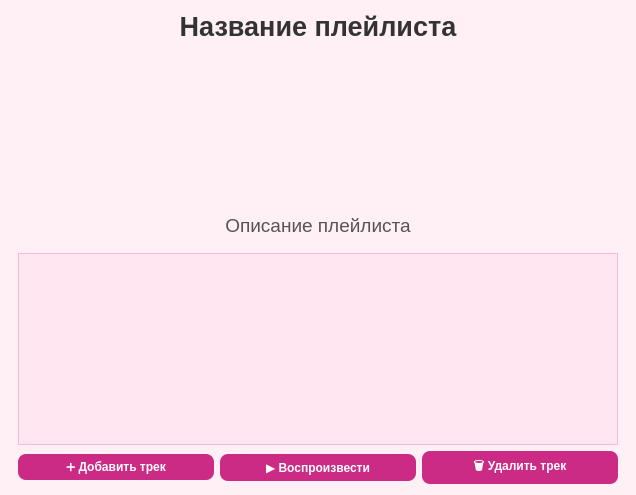
<?xml version="1.0" encoding="UTF-8"?>
<ui version="4.0">
 <class>PlaylistTracksWindow</class>
 <widget class="QDialog" name="PlaylistTracksWindow">
<property name="styleSheet">
 <string notr="true">
QDialog, QWidget {
    background-color: #fff0f5;
    color: #333;
    font-family: 'Segoe UI', sans-serif;
}

QLabel {
    color: #444;
}

QPushButton {
    background-color: #cc2b85;
    color: white;
    border-radius: 8px;
    padding: 6px 12px;
    font-weight: bold;
    border: none;
}
QPushButton:hover {
    background-color: #e0439a;
}

QTableView {
    background-color: #ffe6f0;
    alternate-background-color: #ffedf5;
    gridline-color: #ff99cc;
    selection-background-color: #ffccdd;
    selection-color: #000;
    border: 1px solid #ffb6d9;
}
QHeaderView::section {
    background-color: #ff99cc;
    color: #fff;
    font-weight: bold;
    padding: 6px;
    border: 1px solid #ff66a3;
}
 </string>
</property>
  <property name="windowTitle">
   <string>Треки плейлиста</string>
  </property>
  <layout class="QVBoxLayout" name="verticalLayout">
   <item>
    <widget class="QLabel" name="labelTitle">
     <property name="text">
      <string>Название плейлиста</string>
     </property>
     <property name="alignment">
      <set>Qt::AlignCenter</set>
     </property>
     <property name="styleSheet">
      <string>font-size: 20pt; font-weight: bold; color: #333;</string>
     </property>
    </widget>
   </item>
   <item>
    <widget class="QLabel" name="labelCover">
     <property name="alignment">
      <set>Qt::AlignCenter</set>
     </property>
     <property name="minimumSize">
      <size>
       <width>150</width>
       <height>150</height>
      </size>
     </property>
    </widget>
   </item>
   <item>
    <widget class="QLabel" name="labelDescription">
     <property name="text">
      <string>Описание плейлиста</string>
     </property>
     <property name="alignment">
      <set>Qt::AlignCenter</set>
     </property>
     <property name="wordWrap">
      <bool>true</bool>
     </property>
     <property name="styleSheet">
      <string>font-size: 14pt; margin: 10px; color: #555;</string>
     </property>
    </widget>
   </item>
   <item>
 <layout class="QHBoxLayout" name="tableLayout">
  <item>
   <spacer name="horizontalSpacerLeft">
    <property name="orientation">
     <enum>Qt::Horizontal</enum>
    </property>
    <property name="sizeType">
     <enum>QSizePolicy::Expanding</enum>
    </property>
   </spacer>
  </item>
  <item>
   <widget class="QTableView" name="tableView">
    <property name="maximumSize">
     <size>
      <width>750</width>
      <height>16777215</height>
     </size>
    </property>
    <property name="minimumSize">
     <size>
      <width>600</width>
      <height>0</height>
     </size>
    </property>
    <property name="selectionBehavior">
     <enum>QAbstractItemView::SelectRows</enum>
    </property>
    <property name="selectionMode">
     <enum>QAbstractItemView::SingleSelection</enum>
    </property>
   </widget>
  </item>
  <item>
   <spacer name="horizontalSpacerRight">
    <property name="orientation">
     <enum>Qt::Horizontal</enum>
    </property>
    <property name="sizeType">
     <enum>QSizePolicy::Expanding</enum>
    </property>
   </spacer>
  </item>
 </layout>
</item>
   <item>
    <layout class="QHBoxLayout" name="buttonLayout">
     <item>
      <spacer name="spacerLeft">
       <property name="orientation">
        <enum>Qt::Horizontal</enum>
       </property>
       <property name="sizeType">
        <enum>QSizePolicy::Expanding</enum>
       </property>
      </spacer>
     </item>
<item>
 <widget class="QPushButton" name="btnAddTrack">
  <property name="text">
   <string>➕ Добавить трек</string>
  </property>
 </widget>
</item>

     <item>
      <widget class="QPushButton" name="btnPlay">
       <property name="text">
        <string>▶ Воспроизвести</string>
       </property>
      </widget>
     </item>
     <item>
      <widget class="QPushButton" name="btnDelete">
       <property name="text">
        <string>🗑 Удалить трек</string>
       </property>
      </widget>
     </item>
     <item>
      <spacer name="spacerRight">
       <property name="orientation">
        <enum>Qt::Horizontal</enum>
       </property>
       <property name="sizeType">
        <enum>QSizePolicy::Expanding</enum>
       </property>
      </spacer>
     </item>
    </layout>
   </item>

  </layout>
 </widget>
 <resources/>
 <connections/>
</ui>
